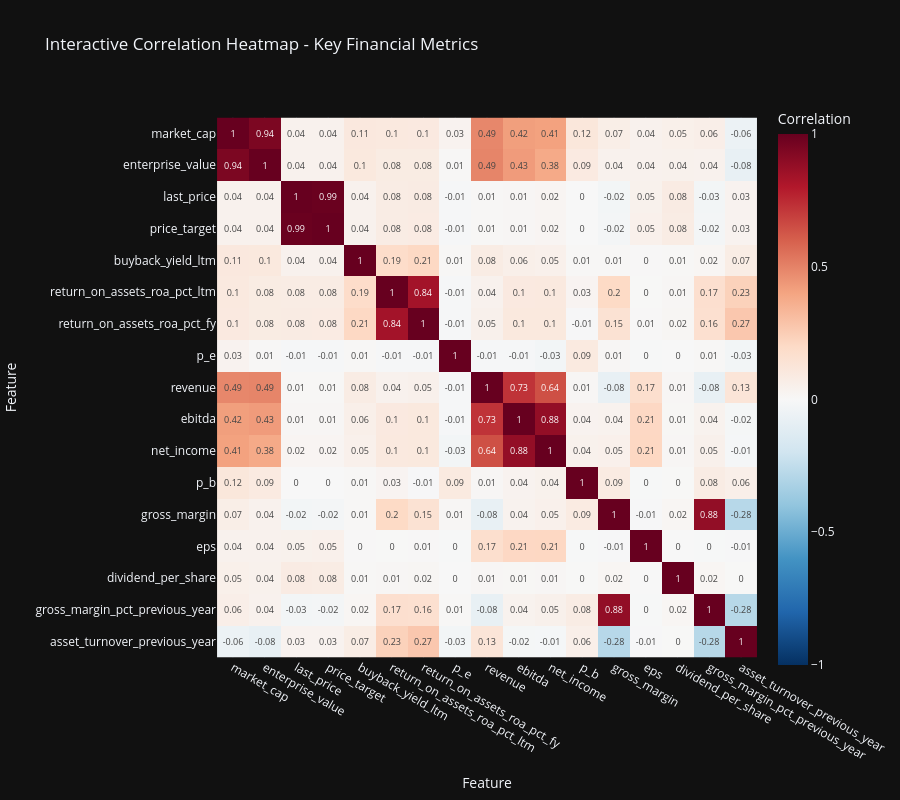
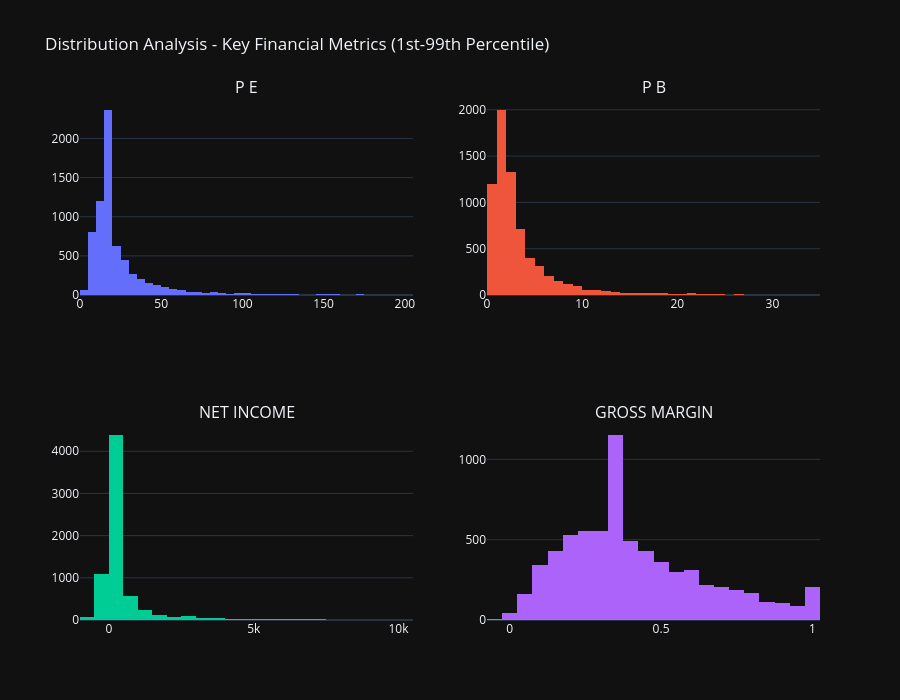
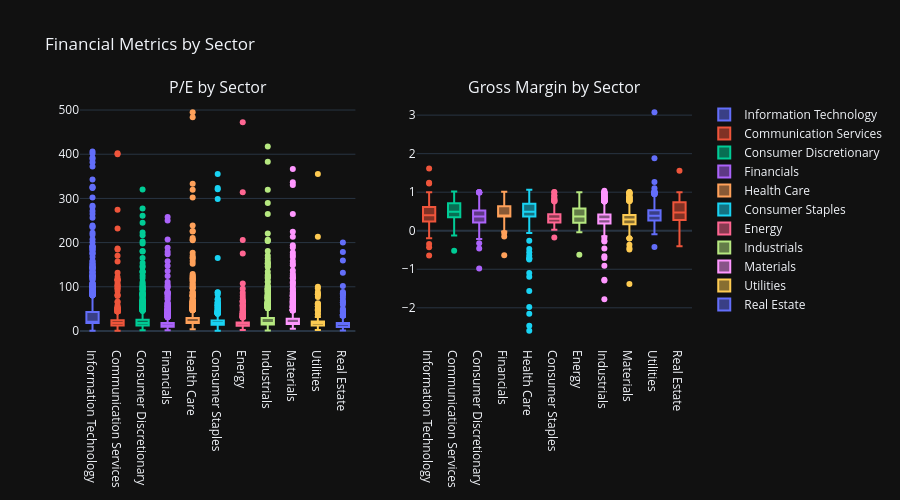
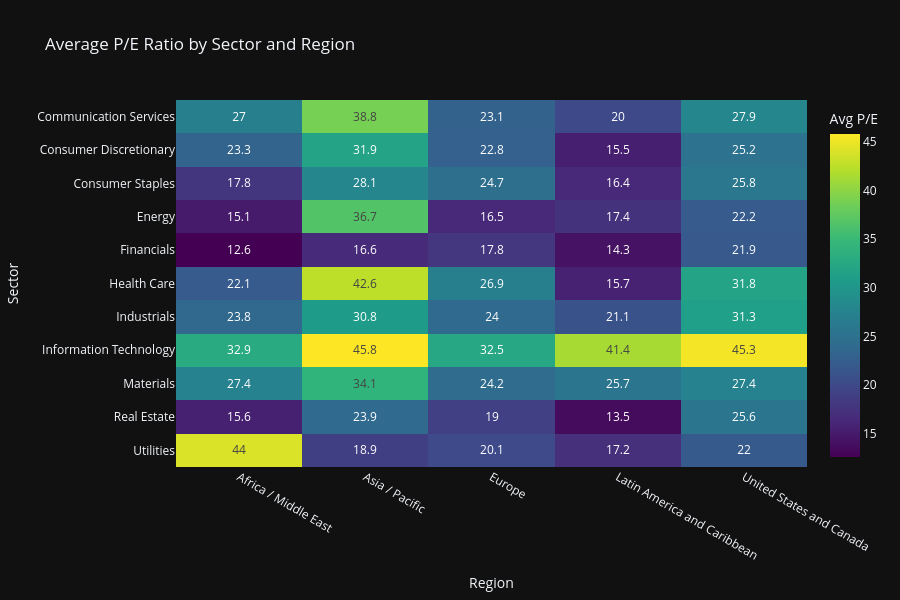

Notebook cell for these charts, in order:
### Code cell
# 📊 Interactive EDA Visualizations with Plotly
print("\n📊 Creating Interactive EDA Visualizations...")

# 1. Interactive Correlation Heatmap
print("  Creating correlation heatmap...")
numeric_cols = all_stocks_scaled.select_dtypes(include=[np.number]).columns.tolist()
key_metrics = [col for col in numeric_cols if col in [
    'last_price', 'price_target', 'market_cap', 'enterprise_value', 'ebitda',
    'p_e', 'p_b', 'gross_margin', 'revenue', 'net_income', 'gross_margin_pct_previous_year', 'eps',
    'asset_turnover_previous_year', 'dividend_per_share', 'buyback_yield_ltm',
    'return_on_assets_roa_pct_ltm',
    'return_on_assets_roa_pct_fy',
    ]][:20]  # Top 20 key metrics

if len(key_metrics) > 1:
    corr_matrix = all_stocks_scaled[key_metrics].corr()

    fig_corr = px.imshow(
            corr_matrix,
            labels=dict(x="Feature", y="Feature", color="Correlation"),
            x=corr_matrix.columns,
            y=corr_matrix.columns,
            color_continuous_scale='RdBu_r',
            zmin=-1,
            zmax=1,
            title='Interactive Correlation Heatmap - Key Financial Metrics',
            height=800,
            width=900
            )
    fig_corr.update_layout(
            xaxis={'side': 'bottom'},
            yaxis={'autorange': 'reversed'}
            )
    fig_corr.update_traces(text=corr_matrix.values.round(2), texttemplate='%{text}')
    fig_corr.show()
    fig_corr.write_html(eda_output_dir / "correlation_heatmap_interactive.html")
    print(f"  ✓ Saved: {eda_output_dir / 'correlation_heatmap_interactive.html'}")

# 2. Distribution Analysis - Key Metrics (Interactive Histograms)
print("  Creating distribution plots...")
distribution_metrics = [m for m in ['p_e', 'p_b', 'net_income', 'gross_margin'] if m in all_stocks_scaled.columns][:4]

if distribution_metrics:
    fig_dist = make_subplots(
            rows=2, cols=2,
            subplot_titles=[m.upper().replace('_', ' ') for m in distribution_metrics]
            )

    for idx, metric in enumerate(distribution_metrics):
        row = idx // 2 + 1
        col = idx % 2 + 1

        # Filter out extreme outliers for better visualization
        data = pd.to_numeric(all_stocks_scaled[metric], errors="coerce").dropna()
        q1, q99 = data.quantile([0.01, 0.99])
        filtered_data = data[(data >= q1) & (data <= q99)]

        fig_dist.add_trace(
                go.Histogram(x=filtered_data, name=metric, nbinsx=50, showlegend=False),
                row=row, col=col
                )

    fig_dist.update_layout(
            title_text="Distribution Analysis - Key Financial Metrics (1st-99th Percentile)",
            height=700,
            showlegend=False
            )
    fig_dist.show()
    fig_dist.write_html(eda_output_dir / "distributions_interactive.html")
    print(f"  ✓ Saved: {eda_output_dir / 'distributions_interactive.html'}")

# 3. Sector Comparison - Interactive Box Plots
print("  Creating sector comparison plots...")
if 'sector' in all_stocks_scaled.columns and 'p_e' in all_stocks_scaled.columns:
    # Define desired metrics and check which are available
    desired_metrics = ['p_e', 'gross_margin']
    available_metrics = [col for col in desired_metrics if col in all_stocks_scaled.columns]

    if len(available_metrics) == 0:
        print("  Warning: No metrics available for sector comparison. Skipping sector plots.")
    else:
        # Use only available columns
        cols_to_select = ['sector'] + available_metrics
        sector_data = all_stocks_scaled[cols_to_select].dropna()

        if sector_data.empty:
            print("  Warning: No data available after filtering. Skipping sector plots.")
        else:
            # Create subplots based on available metrics
            n_metrics = len(available_metrics)
            metric_titles = {
                'p_e': 'P/E by Sector',
                'gross_margin': 'Gross Margin by Sector'
                }

            subplot_titles = [metric_titles.get(m, f'{m} by Sector') for m in available_metrics]

            fig_sector = make_subplots(
                    rows=1, cols=n_metrics,
                    subplot_titles=subplot_titles
                    )

            for idx, metric in enumerate(available_metrics, start=1):
                for sector in sector_data['sector'].unique():
                    sector_subset = sector_data[sector_data['sector'] == sector]
                    fig_sector.add_trace(
                            go.Box(
                                    y=sector_subset[metric],
                                    name=sector,
                                    showlegend=(idx == 1)  # Show legend only for first subplot
                                    ),
                            row=1, col=idx
                            )

            fig_sector.update_layout(
                    height=500,
                    title_text="Financial Metrics by Sector",
                    showlegend=True
                    )
            fig_sector.show()
            print(f"  Sector comparison plots created with {n_metrics} metric(s).")

# 4. Region vs Sector Heatmap - Average P/E Ratio
print("  Creating region-sector heatmap...")
if all(col in all_stocks_scaled.columns for col in ['sector', 'region', 'p_e']):
    # Ensure numeric dtype for 'p_e' before aggregation to avoid TypeError (object dtype)
    all_stocks_scaled['p_e'] = pd.to_numeric(all_stocks_scaled['p_e'], errors='coerce')
    # Optionally drop rows with NaN p_e for a cleaner pivot
    _tmp = all_stocks_scaled.dropna(subset=['p_e'])
    pivot_data = _tmp.pivot_table(
            values='p_e',
            index='sector',
            columns='region',
            aggfunc='mean'
            )

    fig_region_sector = px.imshow(
            pivot_data,
            labels=dict(x="Region", y="Sector", color="Avg P/E"),
            title='Average P/E Ratio by Sector and Region',
            color_continuous_scale='Viridis',
            aspect='auto',
            height=600
            )
    fig_region_sector.update_traces(text=pivot_data.values.round(1), texttemplate='%{text}')
    fig_region_sector.show()
    fig_region_sector.write_html(eda_output_dir / "region_sector_heatmap.html")
    print(f"  ✓ Saved: {eda_output_dir / 'region_sector_heatmap.html'}")

# 5. 3D Scatter Plot - Market Cap vs P/E vs Gross Margin
print("  Creating 3D scatter plot...")
if all(col in all_stocks_scaled.columns for col in ['market_cap', 'p_e', 'gross_margin', 'sector']):
    scatter_data = all_stocks_scaled[['market_cap', 'p_e', 'gross_margin', 'sector']].dropna()
    # Filter for reasonable values
    scatter_data = scatter_data[
        (scatter_data['p_e'] > 0) & (scatter_data['p_e'] < 100) &
        (scatter_data['gross_margin'] > -0.05) & (scatter_data['gross_margin'] < 0.15)
        ]

    fig_3d = px.scatter_3d(
            scatter_data.sample(min(1000, len(scatter_data)), random_state=42),
            x='market_cap',
            log_x=True,
            y='p_e',
            z='gross_margin',
            color='sector',
            title='3D Valuation Analysis: Market Cap vs P/E vs Gross Margin',
            labels={'market_cap': 'Market Cap', 'p_e': 'P/E Ratio', 'gross_margin': 'Gross Margin'},
            height=700
            )
    fig_3d.show()
    fig_3d.write_html(eda_output_dir / "valuation_3d_scatter.html")
    print(f"  ✓ Saved: {eda_output_dir / 'valuation_3d_scatter.html'}")

print(f"\n✅ Section 3 Interactive EDA Visualizations Complete")
print(f"   All interactive charts saved to: {eda_output_dir}")

### Figure 1 — Plotly figure (JSON) as saved in the notebook; plotly's stock layout.template omitted (floating-point values rounded to 4 significant figures; data arrays with more than 128 entries replaced by an {"elided": "..."} marker saying what was removed)
{"data": [{"coloraxis": "coloraxis", "name": "0", "x": ["market_cap", "enterprise_value", "last_price", "price_target", "buyback_yield_ltm", "return_on_assets_roa_pct_ltm", "return_on_assets_roa_pct_fy", "p_e", "revenue", "ebitda", "net_income", "p_b", "gross_margin", "eps", "dividend_per_share", "gross_margin_pct_previous_year", "asset_turnover_previous_year"], "y": ["market_cap", "enterprise_value", "last_price", "price_target", "buyback_yield_ltm", "return_on_assets_roa_pct_ltm", "return_on_assets_roa_pct_fy", "p_e", "revenue", "ebitda", "net_income", "p_b", "gross_margin", "eps", "dividend_per_share", "gross_margin_pct_previous_year", "asset_turnover_previous_year"], "z": {"elided": "17x17 float values"}, "type": "heatmap", "xaxis": "x", "yaxis": "y", "hovertemplate": "Feature: %{x}<br>Feature: %{y}<br>Correlation: %{z}<extra></extra>", "text": {"elided": "17x17 float values"}, "texttemplate": "%{text}"}], "layout": {"xaxis": {"anchor": "y", "domain": [0.0, 1.0], "scaleanchor": "y", "constrain": "domain", "title": {"text": "Feature"}, "side": "bottom"}, "yaxis": {"anchor": "x", "domain": [0.0, 1.0], "autorange": "reversed", "constrain": "domain", "title": {"text": "Feature"}}, "coloraxis": {"colorbar": {"title": {"text": "Correlation"}}, "colorscale": [[0.0, "rgb(5,48,97)"], [0.1, "rgb(33,102,172)"], [0.2, "rgb(67,147,195)"], [0.3, "rgb(146,197,222)"], [0.4, "rgb(209,229,240)"], [0.5, "rgb(247,247,247)"], [0.6, "rgb(253,219,199)"], [0.7, "rgb(244,165,130)"], [0.8, "rgb(214,96,77)"], [0.9, "rgb(178,24,43)"], [1.0, "rgb(103,0,31)"]], "cmin": -1, "cmax": 1}, "title": {"text": "Interactive Correlation Heatmap - Key Financial Metrics"}, "height": 800, "width": 900}}

### Figure 2 — Plotly figure (JSON) as saved in the notebook; plotly's stock layout.template omitted (floating-point values rounded to 4 significant figures; data arrays with more than 128 entries replaced by an {"elided": "..."} marker saying what was removed)
{"data": [{"name": "p_e", "nbinsx": 50, "showlegend": false, "x": {"elided": "6896 float values"}, "type": "histogram", "xaxis": "x", "yaxis": "y"}, {"name": "p_b", "nbinsx": 50, "showlegend": false, "x": {"elided": "6930 float values"}, "type": "histogram", "xaxis": "x2", "yaxis": "y2"}, {"name": "net_income", "nbinsx": 50, "showlegend": false, "x": {"elided": "6892 float values"}, "type": "histogram", "xaxis": "x3", "yaxis": "y3"}, {"name": "gross_margin", "nbinsx": 50, "showlegend": false, "x": {"elided": "6948 float values"}, "type": "histogram", "xaxis": "x4", "yaxis": "y4"}], "layout": {"xaxis": {"anchor": "y", "domain": [0.0, 0.45]}, "yaxis": {"anchor": "x", "domain": [0.625, 1.0]}, "xaxis2": {"anchor": "y2", "domain": [0.55, 1.0]}, "yaxis2": {"anchor": "x2", "domain": [0.625, 1.0]}, "xaxis3": {"anchor": "y3", "domain": [0.0, 0.45]}, "yaxis3": {"anchor": "x3", "domain": [0.0, 0.375]}, "xaxis4": {"anchor": "y4", "domain": [0.55, 1.0]}, "yaxis4": {"anchor": "x4", "domain": [0.0, 0.375]}, "annotations": [{"font": {"size": 16}, "showarrow": false, "text": "P E", "x": 0.225, "xanchor": "center", "xref": "paper", "y": 1.0, "yanchor": "bottom", "yref": "paper"}, {"font": {"size": 16}, "showarrow": false, "text": "P B", "x": 0.775, "xanchor": "center", "xref": "paper", "y": 1.0, "yanchor": "bottom", "yref": "paper"}, {"font": {"size": 16}, "showarrow": false, "text": "NET INCOME", "x": 0.225, "xanchor": "center", "xref": "paper", "y": 0.375, "yanchor": "bottom", "yref": "paper"}, {"font": {"size": 16}, "showarrow": false, "text": "GROSS MARGIN", "x": 0.775, "xanchor": "center", "xref": "paper", "y": 0.375, "yanchor": "bottom", "yref": "paper"}], "title": {"text": "Distribution Analysis - Key Financial Metrics (1st-99th Percentile)"}, "height": 700, "showlegend": false}}

### Figure 3 — Plotly figure (JSON) as saved in the notebook; plotly's stock layout.template omitted (floating-point values rounded to 4 significant figures; data arrays with more than 128 entries replaced by an {"elided": "..."} marker saying what was removed)
{"data": [{"name": "Information Technology", "showlegend": true, "y": {"elided": "916 float values"}, "type": "box", "xaxis": "x", "yaxis": "y"}, {"name": "Communication Services", "showlegend": true, "y": {"elided": "345 float values"}, "type": "box", "xaxis": "x", "yaxis": "y"}, {"name": "Consumer Discretionary", "showlegend": true, "y": {"elided": "858 float values"}, "type": "box", "xaxis": "x", "yaxis": "y"}, {"name": "Financials", "showlegend": true, "y": {"elided": "1039 float values"}, "type": "box", "xaxis": "x", "yaxis": "y"}, {"name": "Health Care", "showlegend": true, "y": {"elided": "662 float values"}, "type": "box", "xaxis": "x", "yaxis": "y"}, {"name": "Consumer Staples", "showlegend": true, "y": {"elided": "484 float values"}, "type": "box", "xaxis": "x", "yaxis": "y"}, {"name": "Energy", "showlegend": true, "y": {"elided": "317 float values"}, "type": "box", "xaxis": "x", "yaxis": "y"}, {"name": "Industrials", "showlegend": true, "y": {"elided": "1282 float values"}, "type": "box", "xaxis": "x", "yaxis": "y"}, {"name": "Materials", "showlegend": true, "y": {"elided": "652 float values"}, "type": "box", "xaxis": "x", "yaxis": "y"}, {"name": "Utilities", "showlegend": true, "y": {"elided": "242 float values"}, "type": "box", "xaxis": "x", "yaxis": "y"}, {"name": "Real Estate", "showlegend": true, "y": {"elided": "237 float values"}, "type": "box", "xaxis": "x", "yaxis": "y"}, {"name": "Information Technology", "showlegend": false, "y": {"elided": "916 float values"}, "type": "box", "xaxis": "x2", "yaxis": "y2"}, {"name": "Communication Services", "showlegend": false, "y": {"elided": "345 float values"}, "type": "box", "xaxis": "x2", "yaxis": "y2"}, {"name": "Consumer Discretionary", "showlegend": false, "y": {"elided": "858 float values"}, "type": "box", "xaxis": "x2", "yaxis": "y2"}, {"name": "Financials", "showlegend": false, "y": {"elided": "1039 float values"}, "type": "box", "xaxis": "x2", "yaxis": "y2"}, {"name": "Health Care", "showlegend": false, "y": {"elided": "662 float values"}, "type": "box", "xaxis": "x2", "yaxis": "y2"}, {"name": "Consumer Staples", "showlegend": false, "y": {"elided": "484 float values"}, "type": "box", "xaxis": "x2", "yaxis": "y2"}, {"name": "Energy", "showlegend": false, "y": {"elided": "317 float values"}, "type": "box", "xaxis": "x2", "yaxis": "y2"}, {"name": "Industrials", "showlegend": false, "y": {"elided": "1282 float values"}, "type": "box", "xaxis": "x2", "yaxis": "y2"}, {"name": "Materials", "showlegend": false, "y": {"elided": "652 float values"}, "type": "box", "xaxis": "x2", "yaxis": "y2"}, {"name": "Utilities", "showlegend": false, "y": {"elided": "242 float values"}, "type": "box", "xaxis": "x2", "yaxis": "y2"}, {"name": "Real Estate", "showlegend": false, "y": {"elided": "237 float values"}, "type": "box", "xaxis": "x2", "yaxis": "y2"}], "layout": {"xaxis": {"anchor": "y", "domain": [0.0, 0.45]}, "yaxis": {"anchor": "x", "domain": [0.0, 1.0]}, "xaxis2": {"anchor": "y2", "domain": [0.55, 1.0]}, "yaxis2": {"anchor": "x2", "domain": [0.0, 1.0]}, "annotations": [{"font": {"size": 16}, "showarrow": false, "text": "P/E by Sector", "x": 0.225, "xanchor": "center", "xref": "paper", "y": 1.0, "yanchor": "bottom", "yref": "paper"}, {"font": {"size": 16}, "showarrow": false, "text": "Gross Margin by Sector", "x": 0.775, "xanchor": "center", "xref": "paper", "y": 1.0, "yanchor": "bottom", "yref": "paper"}], "title": {"text": "Financial Metrics by Sector"}, "height": 500, "showlegend": true}}

### Figure 4 — Plotly figure (JSON) as saved in the notebook; plotly's stock layout.template omitted (floating-point values rounded to 4 significant figures)
{"data": [{"coloraxis": "coloraxis", "name": "0", "x": ["Africa / Middle East", "Asia / Pacific", "Europe", "Latin America and Caribbean", "United States and Canada"], "y": ["Communication Services", "Consumer Discretionary", "Consumer Staples", "Energy", "Financials", "Health Care", "Industrials", "Information Technology", "Materials", "Real Estate", "Utilities"], "z": [[26.98, 38.83, 23.09, 19.98, 27.93], [23.27, 31.86, 22.81, 15.51, 25.16], [17.77, 28.08, 24.69, 16.36, 25.8], [15.05, 36.71, 16.48, 17.38, 22.2], [12.64, 16.57, 17.84, 14.27, 21.88], [22.12, 42.58, 26.89, 15.74, 31.83], [23.81, 30.8, 24.04, 21.05, 31.3], [32.88, 45.8, 32.45, 41.39, 45.35], [27.37, 34.09, 24.24, 25.69, 27.42], [15.65, 23.94, 19.03, 13.54, 25.6], [44.01, 18.86, 20.07, 17.23, 22.04]], "type": "heatmap", "xaxis": "x", "yaxis": "y", "hovertemplate": "Region: %{x}<br>Sector: %{y}<br>Avg P/E: %{z}<extra></extra>", "text": [[27.0, 38.8, 23.1, 20.0, 27.9], [23.3, 31.9, 22.8, 15.5, 25.2], [17.8, 28.1, 24.7, 16.4, 25.8], [15.1, 36.7, 16.5, 17.4, 22.2], [12.6, 16.6, 17.8, 14.3, 21.9], [22.1, 42.6, 26.9, 15.7, 31.8], [23.8, 30.8, 24.0, 21.1, 31.3], [32.9, 45.8, 32.5, 41.4, 45.3], [27.4, 34.1, 24.2, 25.7, 27.4], [15.6, 23.9, 19.0, 13.5, 25.6], [44.0, 18.9, 20.1, 17.2, 22.0]], "texttemplate": "%{text}"}], "layout": {"xaxis": {"anchor": "y", "domain": [0.0, 1.0], "title": {"text": "Region"}}, "yaxis": {"anchor": "x", "domain": [0.0, 1.0], "autorange": "reversed", "title": {"text": "Sector"}}, "coloraxis": {"colorbar": {"title": {"text": "Avg P/E"}}, "colorscale": [[0.0, "#440154"], [0.1111, "#482878"], [0.2222, "#3e4989"], [0.3333, "#31688e"], [0.4444, "#26828e"], [0.5556, "#1f9e89"], [0.6667, "#35b779"], [0.7778, "#6ece58"], [0.8889, "#b5de2b"], [1.0, "#fde725"]]}, "title": {"text": "Average P/E Ratio by Sector and Region"}, "height": 600}}
